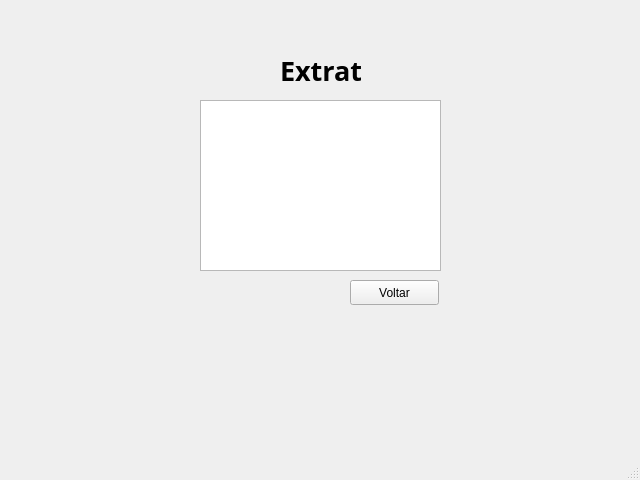
<?xml version="1.0" encoding="UTF-8"?>
<ui version="4.0">
 <class>TelaExtrato</class>
 <widget class="QMainWindow" name="TelaExtrato">
  <property name="geometry">
   <rect>
    <x>0</x>
    <y>0</y>
    <width>640</width>
    <height>480</height>
   </rect>
  </property>
  <property name="windowTitle">
   <string>MainWindow</string>
  </property>
  <widget class="QWidget" name="centralwidget">
   <widget class="QLabel" name="label">
    <property name="geometry">
     <rect>
      <x>280</x>
      <y>50</y>
      <width>81</width>
      <height>41</height>
     </rect>
    </property>
    <property name="font">
     <font>
      <family>Ubuntu Condensed</family>
      <pointsize>20</pointsize>
      <weight>75</weight>
      <bold>true</bold>
     </font>
    </property>
    <property name="text">
     <string>Extrato</string>
    </property>
   </widget>
   <widget class="QTextEdit" name="textEdit">
    <property name="geometry">
     <rect>
      <x>200</x>
      <y>100</y>
      <width>241</width>
      <height>171</height>
     </rect>
    </property>
   </widget>
   <widget class="QPushButton" name="pushButton">
    <property name="geometry">
     <rect>
      <x>350</x>
      <y>280</y>
      <width>89</width>
      <height>25</height>
     </rect>
    </property>
    <property name="text">
     <string>Voltar</string>
    </property>
   </widget>
  </widget>
  <widget class="QMenuBar" name="menubar">
   <property name="geometry">
    <rect>
     <x>0</x>
     <y>0</y>
     <width>640</width>
     <height>22</height>
    </rect>
   </property>
  </widget>
  <widget class="QStatusBar" name="statusbar"/>
 </widget>
 <resources/>
 <connections/>
</ui>
